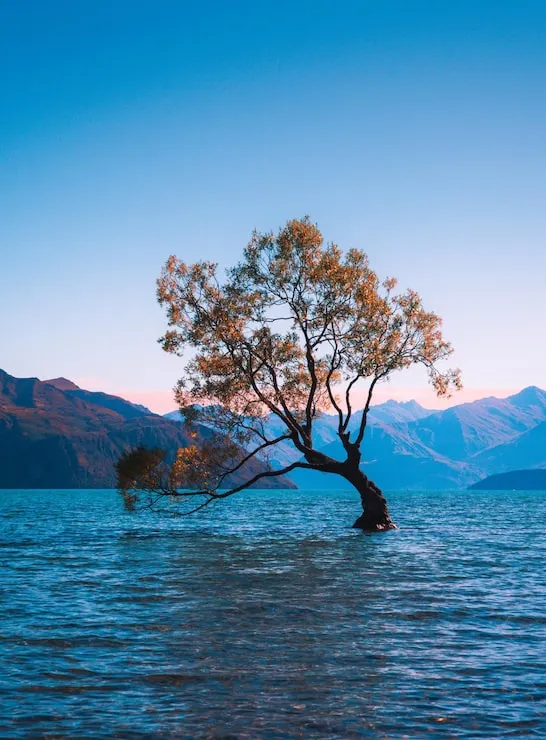
#> input picture Lab Experiments/Input/Image 12.png, 546 x 740 px
$ python Program12.py
#> lines starting #> are read from the running program, lines starting #| are printed output that depends on the picture
import cv2
import numpy as np

# Read image
image = cv2.imread("Input/Image 12.png")
#> image is the input picture: shape (740, 546, 3); mean B, G, R 171.5, 136.5, 84.8

if image is None:
    print("Error: Could not read the image.")
    exit()

rows, cols = image.shape[:2]
#> rows = 740; cols = 546

# Four corner points
pts1 = np.float32([[50,50],[300,50],[50,300],[300,300]])

# Destination points
pts2 = np.float32([[0,0],[300,0],[100,300],[250,300]])

# Perspective matrix
matrix = cv2.getPerspectiveTransform(pts1, pts2)

# Apply transformation
perspective = cv2.warpPerspective(image, matrix, (cols, rows))
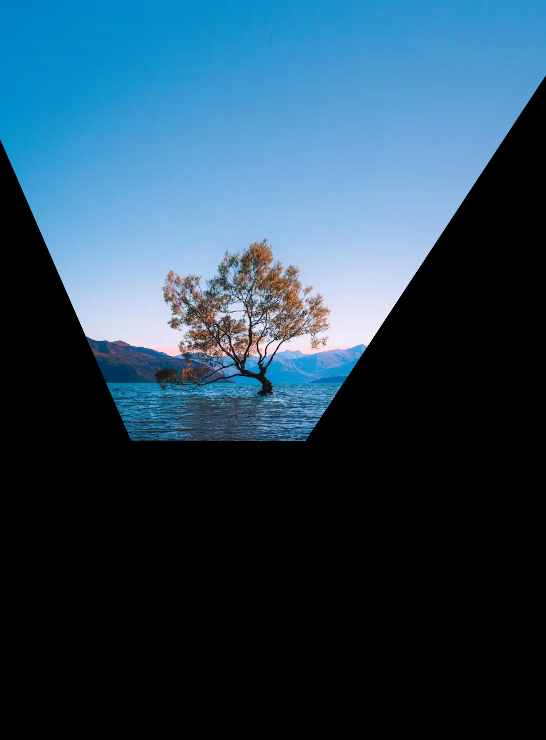
#> perspective: shape (740, 546, 3); mean B, G, R 88.5, 69.2, 39.8

# Save output
cv2.imwrite("Output/Perspective_Image.png", perspective)

# Display
cv2.imshow("Original Image", image)
cv2.imshow("Perspective Transformation", perspective)

cv2.waitKey(0)
cv2.destroyAllWindows()

$ run again, with Lab Experiments/Input/Image 1.png copied over Lab Experiments/Input/Image 12.png
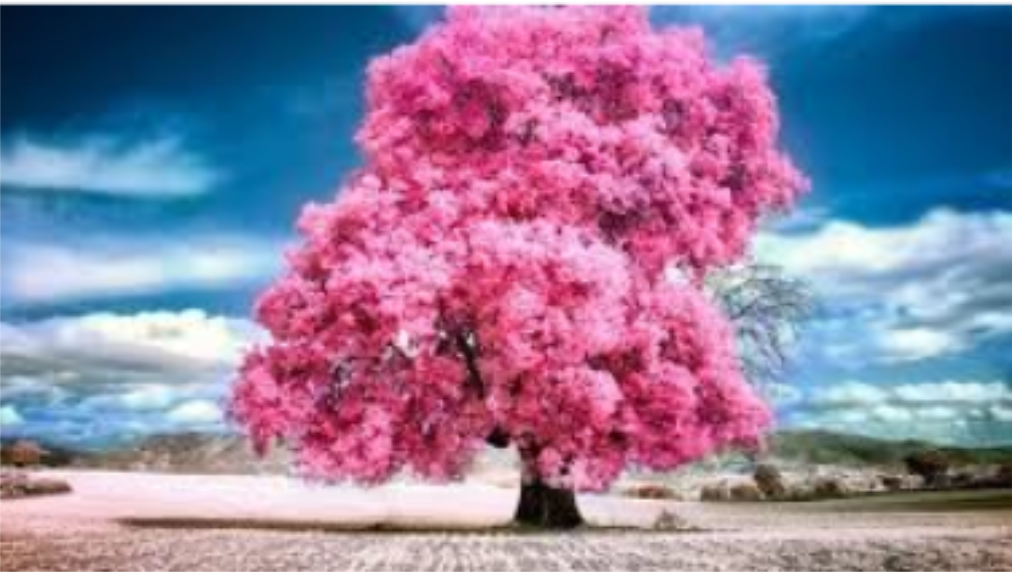
#> input picture Lab Experiments/Input/Image 1.png, 1012 x 572 px
#> image is the input picture: shape (572, 1012, 3); mean B, G, R 158.4, 127.3, 145
#> `perspective = cv2.warpPerspective(image, matrix, (cols, rows))`:
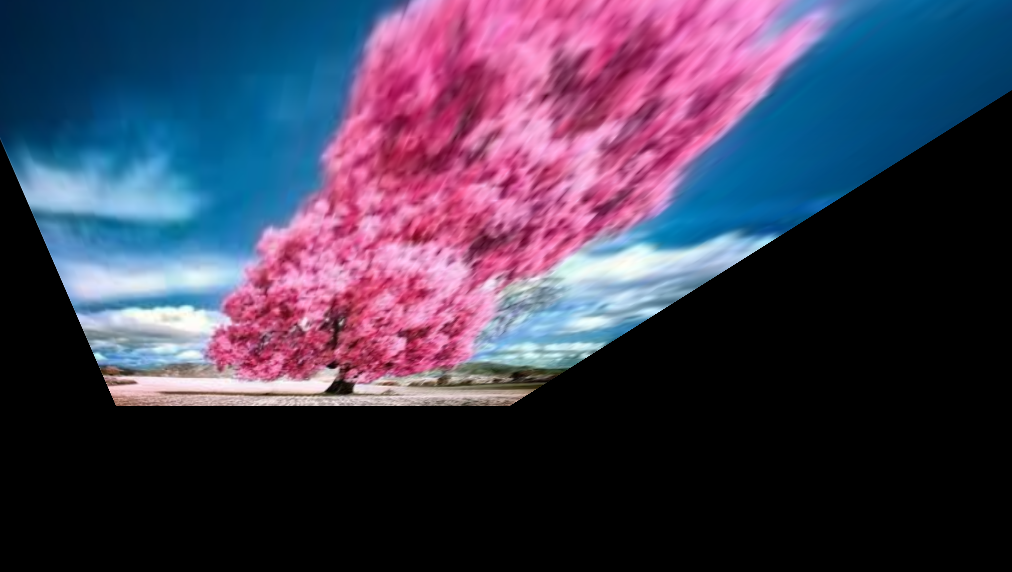
#> perspective: shape (572, 1012, 3); mean B, G, R 83.7, 59.5, 66

$ run again, with Lab Experiments/Input/Image 10.png copied over Lab Experiments/Input/Image 12.png
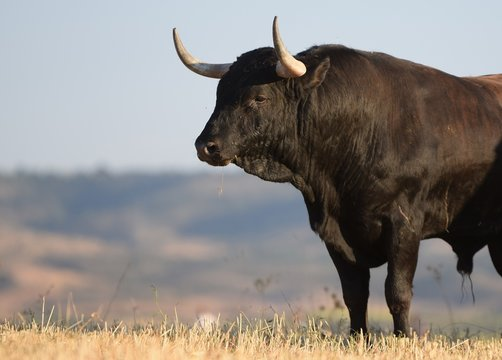
#> input picture Lab Experiments/Input/Image 10.png, 502 x 360 px
#> image is the input picture: shape (360, 502, 3); mean B, G, R 130.1, 135, 140.6
#> `perspective = cv2.warpPerspective(image, matrix, (cols, rows))`:
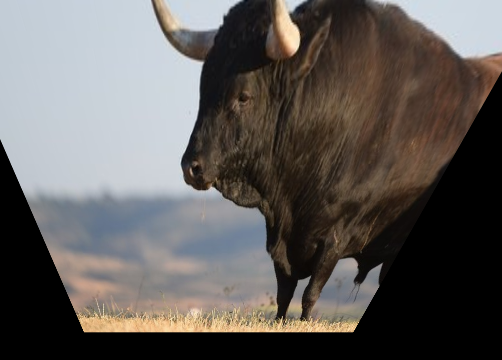
#> perspective: shape (360, 502, 3); mean B, G, R 90.7, 93.4, 97.5

$ run again, with Lab Experiments/Input/Image 11.png copied over Lab Experiments/Input/Image 12.png
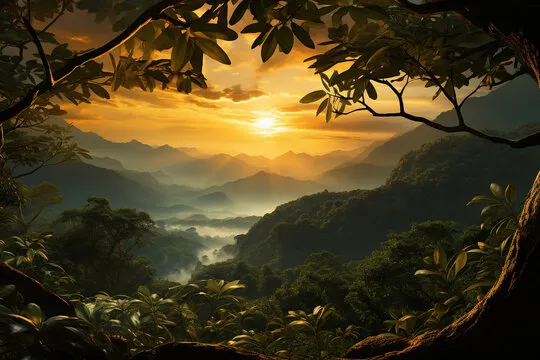
#> input picture Lab Experiments/Input/Image 11.png, 540 x 360 px
#> image is the input picture: shape (360, 540, 3); mean B, G, R 30.1, 61.1, 74.2
#> `perspective = cv2.warpPerspective(image, matrix, (cols, rows))`:
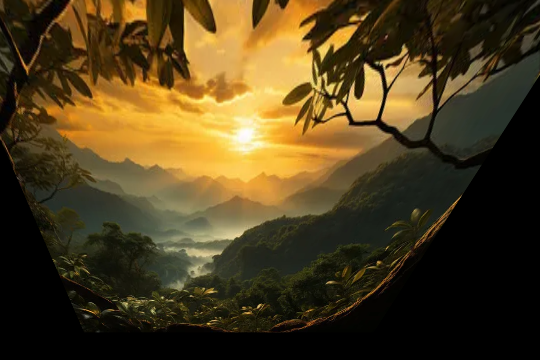
#> perspective: shape (360, 540, 3); mean B, G, R 29.3, 62.1, 78.5
